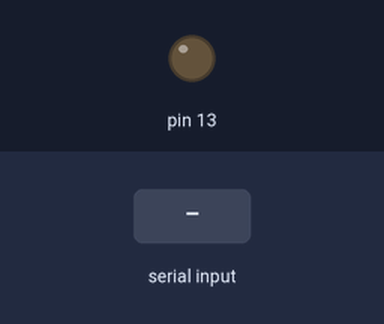
The sketch below on a simulated Arduino Uno, built with avr-gcc and run on an emulated ATmega328P. On the bench: output pins drawn as LEDs (lit = HIGH). Inputs (shaded band) come from the test bench.

Above: at 1.2 s.
1.3 s: "msg:\n" received over Serial
At 1.8 s:
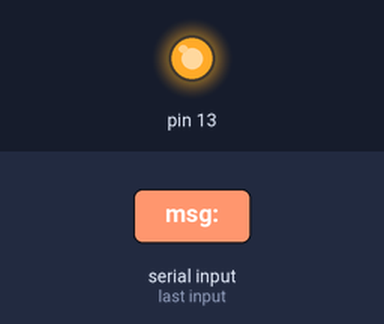
2.8 s: "1\n" received over Serial
At 4.1 s:
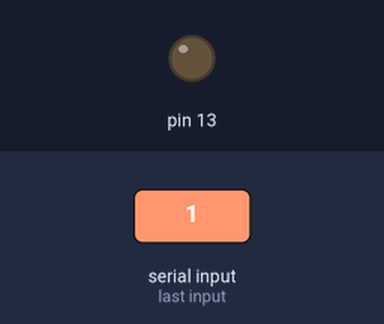
Timing chart, 0 to 5.8 s (numbered marks = the images above; inputs shaded):
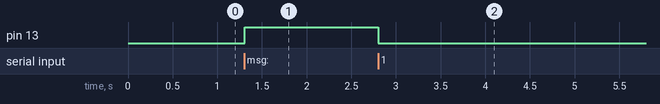

The sketch:

link-receiver.ino
```cpp
// Board B: reads what board A sends (RX = D0) and lights D13 when it hears a line
String line;
void setup() { pinMode(13, OUTPUT); Serial.begin(9600); }
void loop() {
  while (Serial.available()) {
    char c = Serial.read();
    if (c == '\n') { digitalWrite(13, line.startsWith("msg:") ? HIGH : LOW); line = ""; }
    else if (c != '\r') line += c;
  }
}
```

Measured:
- after the input at 1.3 s, pin 13: LOW → HIGH at once
- after the input at 2.8 s, pin 13: HIGH → LOW at once
